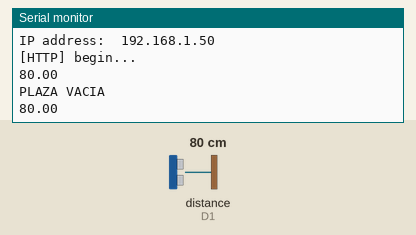
Simulated run of this sketch. Board: ESP8266 (NodeMCU). Shown: the last lines printed to the serial monitor. Wiring (inferred from the names in the program): ultrasonic range finder: trigger D0; echo D1. The test bench sets the inputs (shaded band); at power-on: distance to the obstacle (sensor on D1) 80 cm. The echo pulse lasts 58.3 µs per cm; WiFi joins after 1.5 s; servers stay silent unless stated.

Above: at 2.8 s.
2.9 s: distance to the obstacle (sensor on D1) set to 9 cm
At 4.78 s:
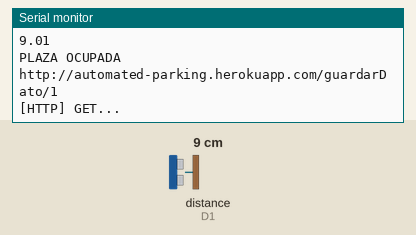
6.1 s: distance to the obstacle (sensor on D1) set to 2 cm
At 7.3 s:
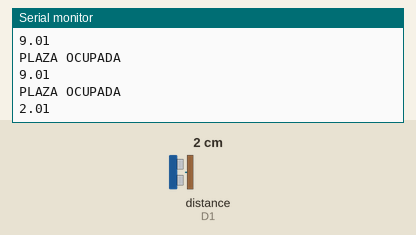
Timing chart, 0 to 9.1 s (numbered marks = the images above; inputs shaded):
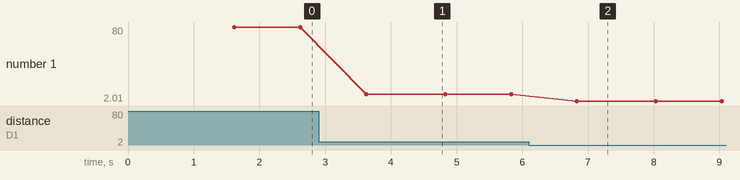

The sketch:

NodeMCUultrasonidoV2Beta.ino
```cpp
#include <ESP8266HTTPClient.h>
#include <ESP8266WiFi.h>

#define LED 16
#define PIN_TRIG D0
#define PIN_ECHO D1

float tiempo;
float distancia;
int a = 0;// plaza 1
int aold=0; // estado anterior

WiFiClient client;

const char* ssid     = "ELBA CABARCAS";
const char* password = "32682418Am";

const int httpPort = 80;
const char* host ="www.google.com";

HTTPClient http;

void setup() {
  pinMode(LED, OUTPUT);
  Serial.begin(115200);
  delay(10);
  pinMode(PIN_TRIG, OUTPUT);
  pinMode(PIN_ECHO, INPUT);


  WiFi.mode(WIFI_STA);
  WiFi.begin(ssid, password);
  Serial.print("Conectando a:\t");
  Serial.println(ssid);

  // Esperar a que nos conectemos
  while (WiFi.status() != WL_CONNECTED)
  {
    delay(200);
   Serial.print('.');
  }

  // Mostrar mensaje de exito y dirección IP asignada
  Serial.println();
  Serial.print("Conectado a:\t");
  Serial.println(WiFi.SSID());
  Serial.print("IP address:\t");
  Serial.println(WiFi.localIP());


  Serial.print("[HTTP] begin...\n");
}


void enviarDato(String numero){
  String URL = "http://automated-parking.herokuapp.com/guardarDato/";
  URL = URL + numero;

  Serial.println(URL);

  if (http.begin(client, URL)) {  // HTTP


      Serial.print("[HTTP] GET...\n");
      // start connection and send HTTP header
      int httpCode = http.GET();

      // httpCode will be negative on error
      if (httpCode > 0) {
        // HTTP header has been send and Server response header has been handled
        Serial.printf("[HTTP] GET... code: %d\n", httpCode);

        // file found at server
        if (httpCode == HTTP_CODE_OK || httpCode == HTTP_CODE_MOVED_PERMANENTLY) {
          String payload = http.getString();
          Serial.println(payload);

          if(payload == "0"){
            digitalWrite(LED, LOW);
          }

          if(payload == "1"){
            digitalWrite(LED, HIGH);
          }


        }
      } else {
        Serial.printf("[HTTP] GET... failed, error: %s\n", http.errorToString(httpCode).c_str());
      }

      http.end();
    } else {
      Serial.printf("[HTTP} Unable to connect\n");
    }
}


void loop() {
  digitalWrite(PIN_TRIG, LOW);  //para generar un pulso limpio ponemos a LOW 4us
  delayMicroseconds(4);

  digitalWrite(PIN_TRIG, HIGH);  //generamos Trigger (disparo) de 10us
  delayMicroseconds(10);
  digitalWrite(PIN_TRIG, LOW);

  tiempo = pulseIn(PIN_ECHO, HIGH);
  distancia = tiempo/58.3;

  Serial.println(distancia);
  delay(1000);

  if ( (distancia >=5)&(distancia <=20)){ // definimos la ventana de operacion del sensor
    a = 1;// a tomara valor de 1 que indicara plaza ocupada.
    Serial.println("PLAZA OCUPADA");
//    enviarDato(String (a));
  }
  else{
    a = 0; //indicara plaza libre
    Serial.println("PLAZA VACIA");
//    enviarDato(String (a));
  }
if (a != aold){// ponemos un condicional de si a es diferente de aold
  enviarDato(String (a));// envie "a" a la tabla
 }
 aold = a;  //le damos el nuevo valor a aold, el cual es el anterior de a
}
```

Measured:
- after the input at 2.9 s, the serial monitor: prints a new line after 0.73 s (image 1)
- after the input at 6.1 s, the serial monitor: prints a new line after 0.73 s (image 2)
- plotted number 1: 80 → 9.01 after the input at 2.9 s, 9.01 → 2.01 after the input at 6.1 s
